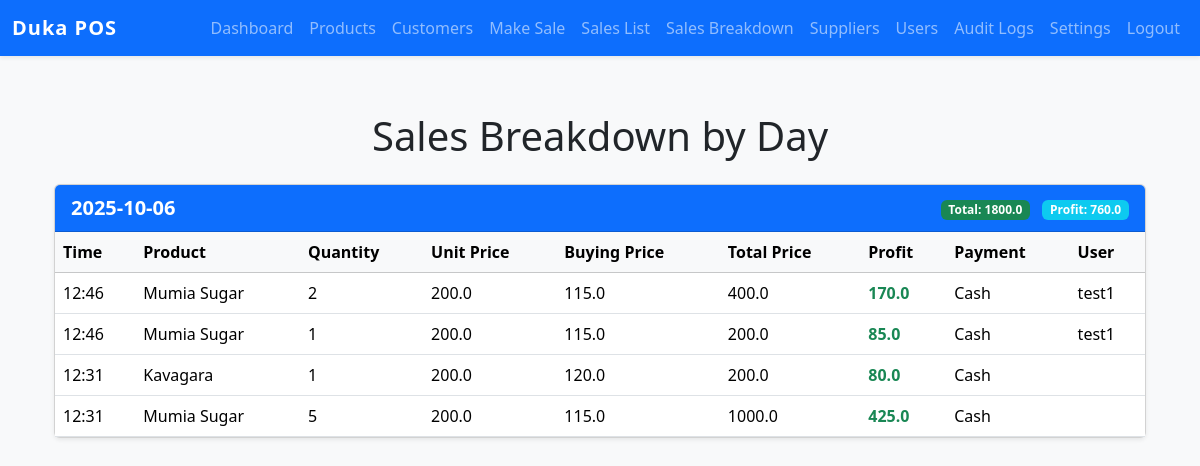
/sales_breakdown (signed in), run on the app's committed database.
### models.py (models this page shows, shortened)
class Product(db.Model):
    id = db.Column(db.Integer, primary_key=True)
    name = db.Column(db.String(100), nullable=False)
    buying_price = db.Column(db.Float, nullable=False, default=0.0)
    selling_price = db.Column(db.Float, nullable=False, default=0.0)
    stock = db.Column(db.Integer, nullable=False)
    unit = db.Column(db.String(50))
    category_id = db.Column(db.Integer, db.ForeignKey('category.id'))
    supplier_id = db.Column(db.Integer, db.ForeignKey('supplier.id'))
    image = db.Column(db.String(200))
    barcode = db.Column(db.String(100))
    description = db.Column(db.Text)
    histories = db.relationship('ProductHistory', backref='product', lazy=True)

class Sale(db.Model):
    id = db.Column(db.Integer, primary_key=True)
    product_id = db.Column(db.Integer, db.ForeignKey('product.id'), nullable=False)
    quantity = db.Column(db.Integer, nullable=False)
    total_price = db.Column(db.Float, nullable=False)
    payment_method = db.Column(db.String(20), nullable=False)
    customer_name = db.Column(db.String(100))
    customer_contact = db.Column(db.String(100))
    profit = db.Column(db.Float)
    timestamp = db.Column(db.DateTime, server_default=db.func.now())
    product = db.relationship('Product')
    user_id = db.Column(db.Integer, db.ForeignKey('user.id'))
    user = db.relationship('User')

class User(db.Model):
    id = db.Column(db.Integer, primary_key=True)
    username = db.Column(db.String(80), unique=True, nullable=False)
    password_hash = db.Column(db.String(128), nullable=False)
    role = db.Column(db.String(20), nullable=False, default='staff')  # 'admin' or 'staff'

### app.py (the view)
@app.route('/sales_breakdown', methods=['GET'])
@login_required()
def sales_breakdown():
    if session.get('role') == 'staff':
        flash('Access denied.', 'danger')
        return redirect(url_for('home'))
    sales = Sale.query.order_by(Sale.timestamp.desc()).all()
    breakdown = defaultdict(list)
    daily_totals = defaultdict(lambda: {'total': 0, 'profit': 0})
    for sale in sales:
        day = sale.timestamp.strftime('%Y-%m-%d')
        product = Product.query.get(sale.product_id)
        profit = (product.selling_price - product.buying_price) * sale.quantity if product else 0
        breakdown[day].append({
            'time': sale.timestamp.strftime('%H:%M'),
            'product': product.name if product else '',
            'quantity': sale.quantity,
            'unit_price': product.selling_price if product else '',
            'buying_price': product.buying_price if product else '',
            'total_price': sale.total_price,
            'profit': profit,
            'payment_method': sale.payment_method,
            'user': sale.user.username if sale.user else ''
        })
        daily_totals[day]['total'] += sale.total_price
        daily_totals[day]['profit'] += profit
    sorted_days = sorted(breakdown.keys(), reverse=True)
    return render_template(
        'sales_breakdown.html',
        breakdown=breakdown,
        daily_totals=daily_totals,
        sorted_days=sorted_days
    )

### app.py (called while the page is built)
def login_required(role=None):
    def decorator(f):
        from functools import wraps
        @wraps(f)
        def decorated_function(*args, **kwargs):
            if 'user_id' not in session:
                return redirect(url_for('login'))
            if role and session.get('role') != role:
                flash('You do not have permission to access this page.', 'danger')
                return redirect(url_for('home'))
            return f(*args, **kwargs)
        return decorated_function
    return decorator

### templates/sales_breakdown.html (shortened to what this page needs)
{% extends "base.html" %}
{% block content %}
<div class="container-fluid">
    <h1 class="mb-4 text-center">Sales Breakdown by Day</h1>
    {% for day in sorted_days %}
    <div class="card shadow-sm mb-4">
        <div class="card-header bg-primary text-white">
            <div class="d-flex justify-content-between align-items-center">
                <span class="fw-bold fs-5">{{ day }}</span>
                <span>
                    <span class="badge bg-success me-2">Total: {{ daily_totals[day]['total'] }}</span>
                    <span class="badge bg-info">Profit: {{ daily_totals[day]['profit'] }}</span>
                </span>
            </div>
        </div>
        <div class="card-body p-0">
            <div class="table-responsive">
                <table class="table table-hover align-middle mb-0">
                    <thead class="table-light">
                        <tr>
                            <th>Time</th>
                            <th>Product</th>
                            <th>Quantity</th>
                            <th>Unit Price</th>
                            <th>Buying Price</th>
                            <th>Total Price</th>
                            <th>Profit</th>
                            <th>Payment</th>
                            <th>User</th>
                        </tr>
                    </thead>
                    <tbody>
                        {% for sale in breakdown[day] %}
                        <tr>
                            <td>{{ sale.time }}</td>
                            <td>{{ sale.product }}</td>
                            <td>{{ sale.quantity }}</td>
                            <td>{{ sale.unit_price }}</td>
                            <td>{{ sale.buying_price }}</td>
                            <td>{{ sale.total_price }}</td>
                            <td class="fw-bold text-success">{{ sale.profit }}</td>
                            <td>{{ sale.payment_method }}</td>
                            <td>{{ sale.user }}</td>
                        </tr>
                        {% endfor %}
                    </tbody>
                </table>
            </div>
        </div>
    </div>
    {% endfor %}
</div>
{% endblock %}

### templates/base.html (style rules this page uses)
body { background-color: #f8f9fa; }

### data on the page
Product: product "Mumia Sugar" "Mumia Sugar" "Mumia Sugar", unit_price "200.0" "200.0" "200.0", buying_price "115.0" "115.0" "115.0"
Sale: total_price "400.0", payment_method "Cash"
User: user "test1" "test1"
Sale: total_price "200.0", payment_method "Cash"
Product: product "Kavagara", unit_price "200.0", buying_price "120.0"
Sale: total_price "200.0", payment_method "Cash"
Sale: total_price "1000.0", payment_method "Cash"

### other printed values
{{ day }} "2025-10-06"
{{ daily_totals[day]['total'] }} "1800.0"
{{ daily_totals[day]['profit'] }} "760.0"
{{ sale.time }} "12:46" "12:46" "12:31" "12:31"
{{ sale.quantity }} "2" "1" "1" "5"
{{ sale.profit }} "170.0" "85.0" "80.0" "425.0"
